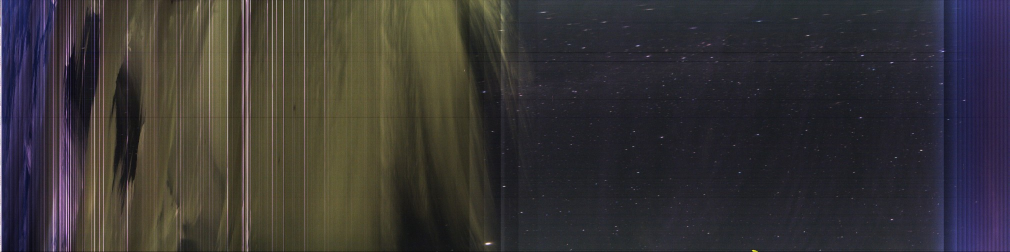
#> input picture content/keogram_example.jpg, 2019 x 504 px (shown at 1/2 size)
$ python -i measure.py   (imports and definitions only)   (older library calls are emulated)
#> lines starting #> are read from the running program, lines starting #| are printed output that depends on the picture
"""Full-resolution star measuring.

Per frame: find hot pixels on the RAW mosaic (once per stream) and fix them, demosaic to gray, take the noise, then
measure each picked star in a small box. Picking runs `detect` on a stack of longer frames.

Every threshold is a keyword argument whose default is the value tuned on a real sky.
"""

from __future__ import annotations

import functools
import logging
import math
from typing import NamedTuple
from typing import Optional

import cv2
import numpy as np


logger = logging.getLogger('indi_allsky')


DEFAULT_MIN_SNR = 8.0     # single-frame S/N a picked star needs to be kept
TRACK_SNR = 4.0           # peak S/N a tracked star needs in a frame (--track-snr)
MAX_SHIFT = 6.0           # px a tracked star may move between frames (--max-shift)

HOT_SIGMA = 6.0
HOT_NEIGHBOUR_FRACTION = 0.25

DETECT_SIGMA = 6.0
BACKGROUND_SIGMA_PX = 8.0
SMOOTH_SIGMA_PX = 1.2

PICK_MAX_AREA = 900
PICK_EDGE_PX = 24
PICK_SAME_STAR_PX = 6.0

# Glare (moon or a street light in the region). Tuned on raw ASI676MC crops with a 99% moon in the region,
# 2026-11-24: the moon's halo, spikes and ghosts gave 137 picks at 0.1 s gain 300, against about 10 real stars.
# A halo-brightness mask was tried too; on those frames it removed nothing the two rules below did not, and it
# masked single very bright stars, so it was dropped.
GLARE_CLIP_MIN_AREA = 20    # a clipped blob at least this big is a light source, not a clipped star core
GLARE_CLIP_GROW = 6.0       # around such a blob, mask out to this many times its radius (spikes, ghosts)
OFF_GLARE_STEP_PX = 32       # off_glare tries regions on this grid
LOCAL_NOISE_PX = 24.0      # a candidate must clear `sigma` against the spread of the picture around it

MEASURE_BOX = 25
MEASURE_CLIP_SIGMA = 2.0
PEAK_HALF = 3             # the peak S/N is taken in the central (2 * 3 + 1) = 7x7
APERTURE_PASSES = 3
APERTURE_SCALE = 2.5
MIN_APERTURE_PX = 3.0

# OpenCV names its Bayer codes by a different pixel than sensor vendors do. Same convention as the CFA_* constants in
# indi_allsky/constants.py (CFA_RGGB = COLOR_BAYER_BG2BGR, ...).
_BAYER_TO_GRAY = {
    'RGGB': cv2.COLOR_BayerBG2GRAY,
    'GRBG': cv2.COLOR_BayerGB2GRAY,
    'BGGR': cv2.COLOR_BayerRG2GRAY,
    'GBRG': cv2.COLOR_BayerGR2GRAY,
}

_NEIGHBOURS = np.array([[1, 1, 1], [1, 0, 1], [1, 1, 1]], np.uint8)


class Candidate(NamedTuple):
    """A source found by `detect`. `flux` is the smoothed, background-subtracted value at the centroid, in units of
    that smoothed image's noise (the ranking value)."""
    x: float
    y: float
    flux: float
    area: int


class StarReading(NamedTuple):
    """One star in one frame: centroid (px), size (2 x brightness-weighted mean radius, full-res px) and peak S/N."""
    x: float
    y: float
    size: float
    snr: float


# --- hot pixels -------------------------------------------------------------------------------------------------

# [59 lines left out: functions find_hot_pixels, fix_hot_pixels, to_gray, noise_sigma, not called in this run]


# --- detection and picking --------------------------------------------------------------------------------------

def detect(
    gray: np.ndarray,
    *,
    sigma: float = DETECT_SIGMA,
    background_px: float = BACKGROUND_SIGMA_PX,
    smooth_px: float = SMOOTH_SIGMA_PX,
) -> list[Candidate]:
    """Compact sources: subtract a Gaussian background, smooth, threshold, find connected components.

    `sigma` is the threshold in units of the noise of the smoothed, background-subtracted image, which is measured
    here (over every pixel); it is not the gray image's noise. Keyword-only so that a noise
    value passed by position fails loudly.
    """
    sm, sig = _smoothed(gray, background_px, smooth_px)
    n, _, stats, cent = cv2.connectedComponentsWithStats((sm > sigma * sig).astype(np.uint8), connectivity=8)
    out = []
    for i in range(1, n):
        cx, cy = float(cent[i][0]), float(cent[i][1])
        out.append(Candidate(cx, cy, float(sm[int(cy), int(cx)] / sig), int(stats[i, cv2.CC_STAT_AREA])))
    return out


def _smoothed(gray: np.ndarray, background_px: float, smooth_px: float) -> tuple[np.ndarray, float]:
    """The background-subtracted, smoothed picture `detect` thresholds, and its noise."""
    g = gray.astype(np.float32, copy=False)
    hp = g - cv2.GaussianBlur(g, (0, 0), background_px)
    sm = cv2.GaussianBlur(hp, (0, 0), smooth_px)
    sig = 1.4826 * float(np.median(np.abs(sm - np.median(sm)))) + 1e-6
    return sm, sig


# [154 lines left out: functions glare_mask, off_glare, pick, _grid, measure_star, not called in this run]


# --- tracking ---------------------------------------------------------------------------------------------------

class Tracker:
    """Follows picked stars frame to frame, each in a box around where it was last seen.

    A star counts in a frame when its peak S/N is at least `track_snr` and it moved no more than `max_shift` px.
    Stars not found move by the median shift of those that were, so the sky's rotation is followed.
    """

    # [32 lines left out: functions __init__, positions, update, not called in this run]


# --- contrast and grading ---------------------------------------------------------------------------------------

def contrast_score(gray: np.ndarray) -> float:
    """Variance of the Laplacian: the measure the focus page uses today (views.py `JsonFocusView`)."""
    return float(cv2.Laplacian(gray, cv2.CV_32F).var())


# [4 lines left out: function grade, not called in this run]

>>> import cv2
>>> picture = cv2.imread('../../content/keogram_example.jpg', cv2.IMREAD_GRAYSCALE)
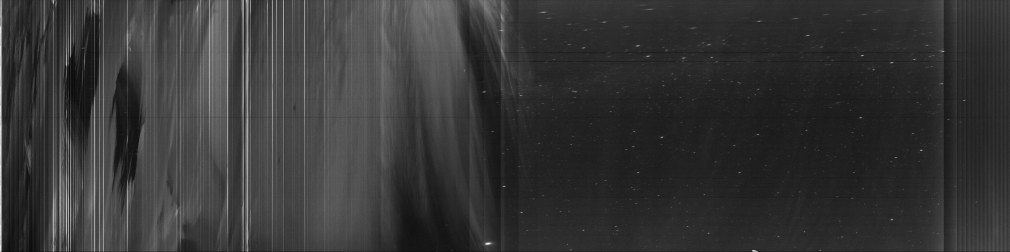
#> picture: shape (504, 2019) (shown at 1/2 size); min 0, max 255, mean 53.9
>>> result = detect(picture)
#> in _smoothed, `hp = g - cv2.GaussianBlur(g, (0, 0), background_px)`:
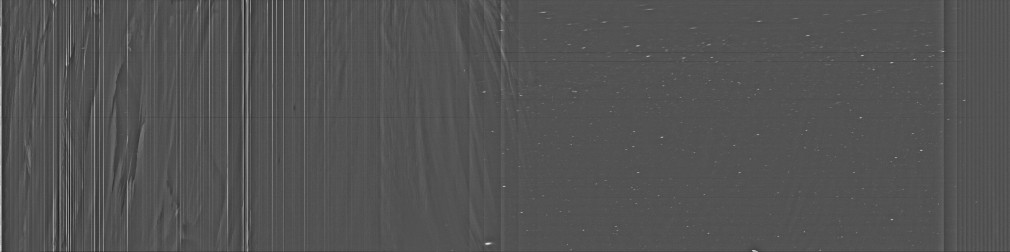
#> hp: shape (504, 2019) float32 (shown at 1/2 size); min -98.35, max 202.5, mean 0; drawn with min black and max white
#> in _smoothed, `sm = cv2.GaussianBlur(hp, (0, 0), smooth_px)`:
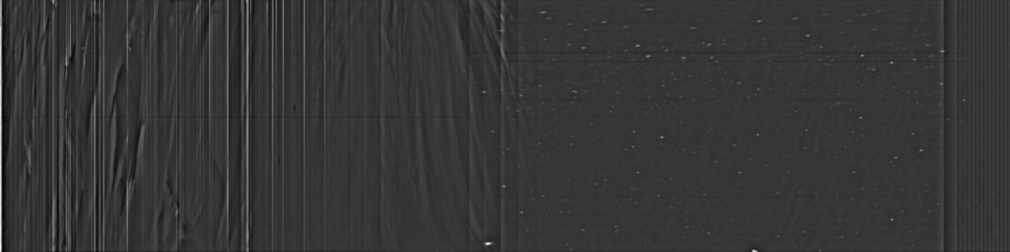
#> sm: shape (504, 2019) float32 (shown at 1/2 size); min -39.6, max 147.8, mean 0; drawn with min black and max white
#> in _smoothed, `sig = 1.4826 * float(np.median(np.abs(sm - np.median(sm)))) + 1e-6`: sig = 2.47
#> in detect, `n, _, stats, cent = cv2.connectedComponentsWithStats((sm > sigma * sig..`: n = 392; stats = 392 rows, first 6: [3, 0, 2016, 504, 989029], [0, 0, 4, 504, 2015], [85, 0, 6, 66, 238], [103, 0, 7, 9, 42], [139, 0, 3, 114, 255], [188, 0, 3, 28, 81]; cent = 392 pairs, first value 1.5 to 1952.5, second value 1.83 to 501.3
#> the loop in detect, `for i in range(1, n):` made 391 passes
#> (cx, cy) on passes 1 to 3: (1.5, 251.4), (87.84, 35.17), (105.9, 3)
#> after the loop in detect, `for i in range(1, n):`: out = 391 items, first 6: (1.5, 251.4, 48.35, 2015), (87.84, 35.17, 7.67, 238), (105.9, 3, 22.8, 42), (140.1, 67.56, 16.65, 255), (189, 13.01, 19.47, 81), (199, 14.84, 10.3, 85)
#> result has the same summary as out in detect

$ run again, on content/20210421_043940.jpg
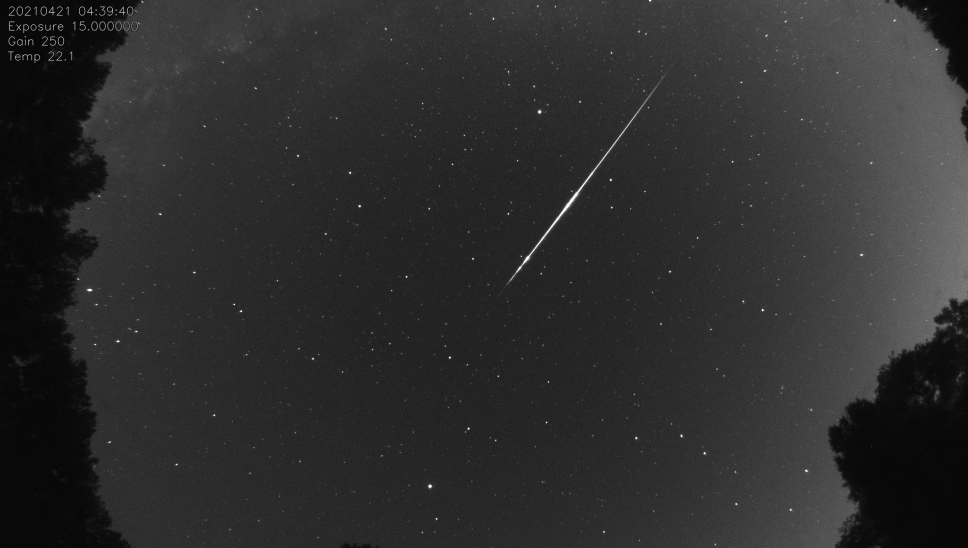
#> input picture content/20210421_043940.jpg, 1936 x 1096 px (shown at 1/2 size)
#> picture is the input picture: shape (1096, 1936); min 0, max 255, mean 45.3
#> in _smoothed, `hp = g - cv2.GaussianBlur(g, (0, 0), background_px)`:
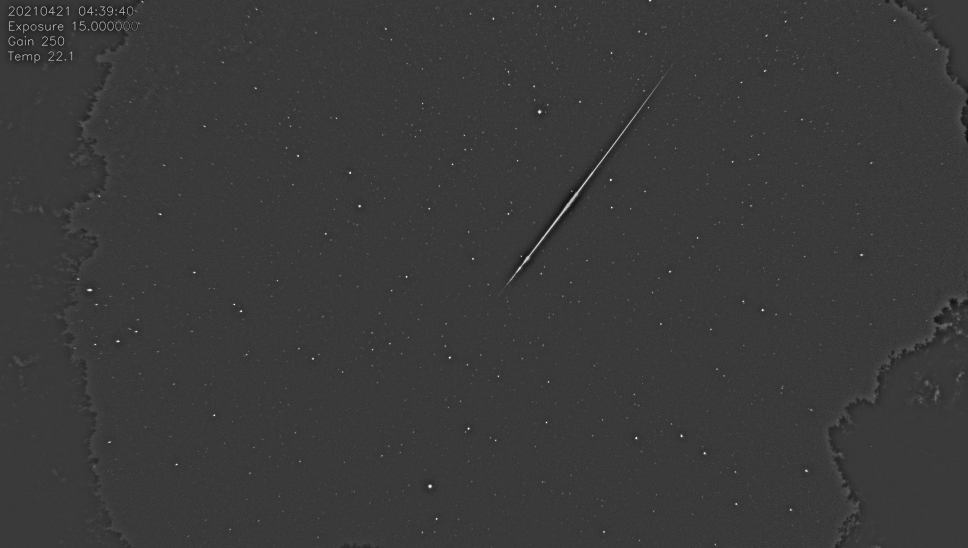
#> hp: shape (1096, 1936) float32 (shown at 1/2 size); min -64.4, max 217.2, mean 0; drawn with min black and max white
#> in _smoothed, `sig = 1.4826 * float(np.median(np.abs(sm - np.median(sm)))) + 1e-6`: sig = 1.19
#> n = 1685; stats = 1685 rows, first 6: [0, 0, 1936, 1096, 2077242], [281, 0, 8, 8, 40], [1296, 0, 9, 5, 35], [1649, 0, 4, 2, 8], [1676, 0, 3, 3, 7], [1781, 0, 51, 42, 599]; cent = 1685 pairs, first value 1 to 1934, second value 0.5 to 1095
#> the loop in detect, `for i in range(1, n):` made 1684 passes
#> (cx, cy) on passes 1 to 3: (284.6, 3.35), (1299.9, 1.63), (1650.5, 0.5)
#> after the loop in detect, `for i in range(1, n):`: out = 1684 items, first 6: (284.6, 3.35, 69.6, 40), (1299.9, 1.63, 112.5, 35), (1650.5, 0.5, 12.11, 8), (1676.7, 0.857, 8.7, 7), (1807.8, 21.62, 14.05, 599), (619.9, 3.12, 9.13, 8)
#> result has the same summary as out in detect

$ run again, on content/20210930_224951.jpg
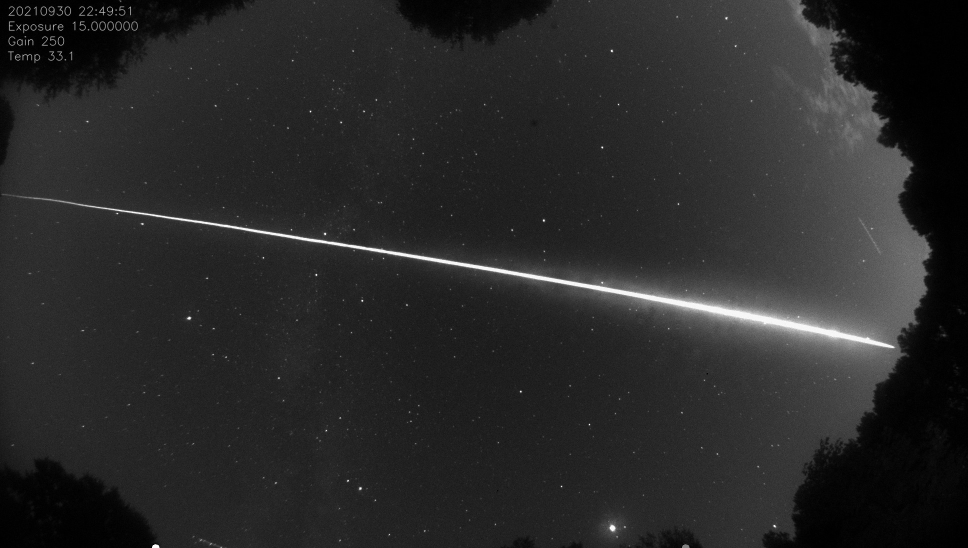
#> input picture content/20210930_224951.jpg, 1936 x 1096 px (shown at 1/2 size)
#> picture is the input picture: shape (1096, 1936); min 0, max 255, mean 41
#> in _smoothed, `hp = g - cv2.GaussianBlur(g, (0, 0), background_px)`:
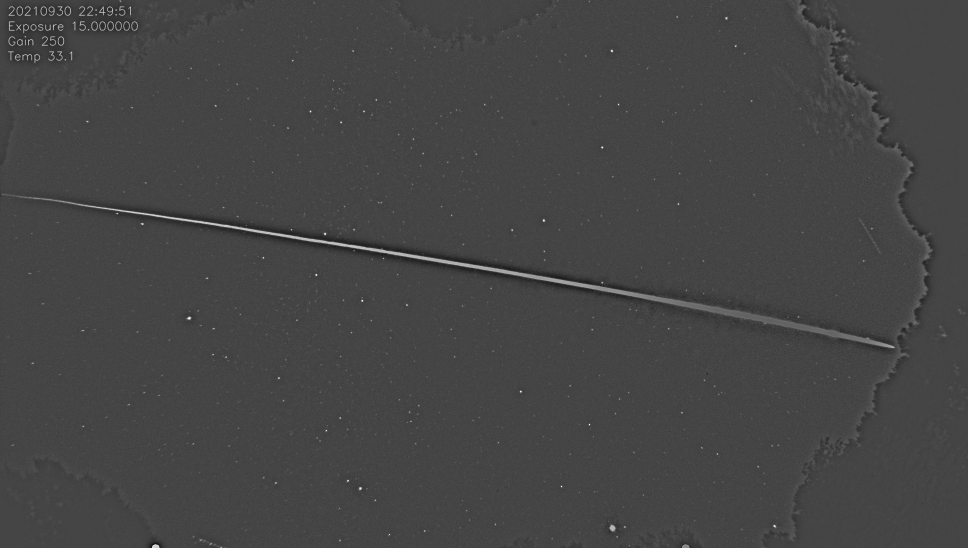
#> hp: shape (1096, 1936) float32 (shown at 1/2 size); min -80.5, max 215.9, mean 0; drawn with min black and max white
#> in _smoothed, `sig = 1.4826 * float(np.median(np.abs(sm - np.median(sm)))) + 1e-6`: sig = 1.33
#> n = 1141; stats = 1141 rows, first 6: [0, 0, 1936, 1096, 2072237], [238, 0, 6, 5, 25], [1114, 0, 4, 4, 13], [1176, 0, 5, 5, 23], [1441, 0, 3, 2, 6], [1578, 0, 2, 1, 2]; cent = 1141 pairs, first value 15.82 to 1934.3, second value 0 to 1094.7
#> the loop in detect, `for i in range(1, n):` made 1140 passes
#> (cx, cy) on passes 1 to 3: (240.6, 1.8), (1115.5, 1.15), (1178, 2.17)
#> after the loop in detect, `for i in range(1, n):`: out = 1140 items, first 6: (240.6, 1.8, 41.01, 25), (1115.5, 1.15, 16.79, 13), (1178, 2.17, 26.01, 23), (1442, 0.5, 8.72, 6), (1578.5, 0, 6.63, 2), (1634.9, 52.87, -18.21, 1910)
#> result has the same summary as out in detect

$ run again, on content/20210930_224955.jpg
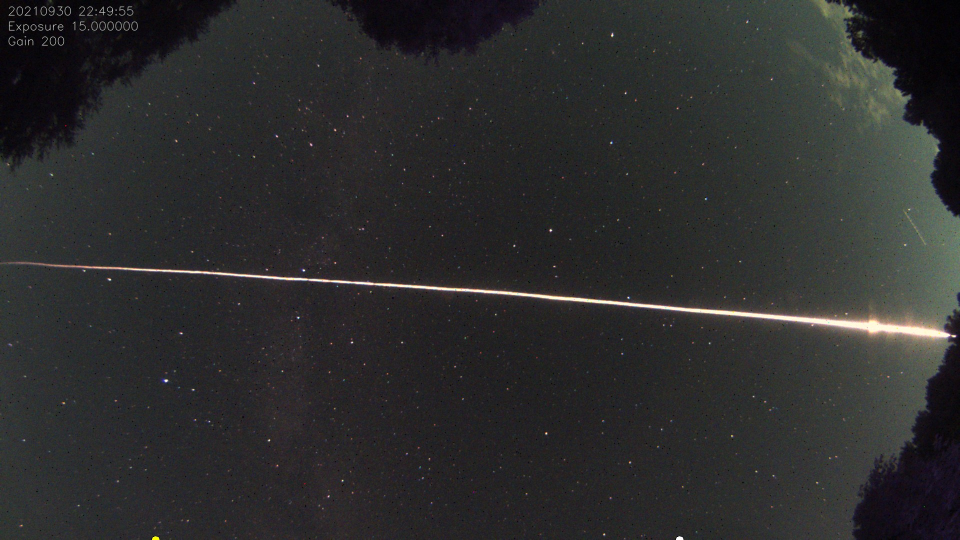
#> input picture content/20210930_224955.jpg, 1920 x 1080 px (shown at 1/2 size)
#> in _smoothed, `hp = g - cv2.GaussianBlur(g, (0, 0), background_px)`:
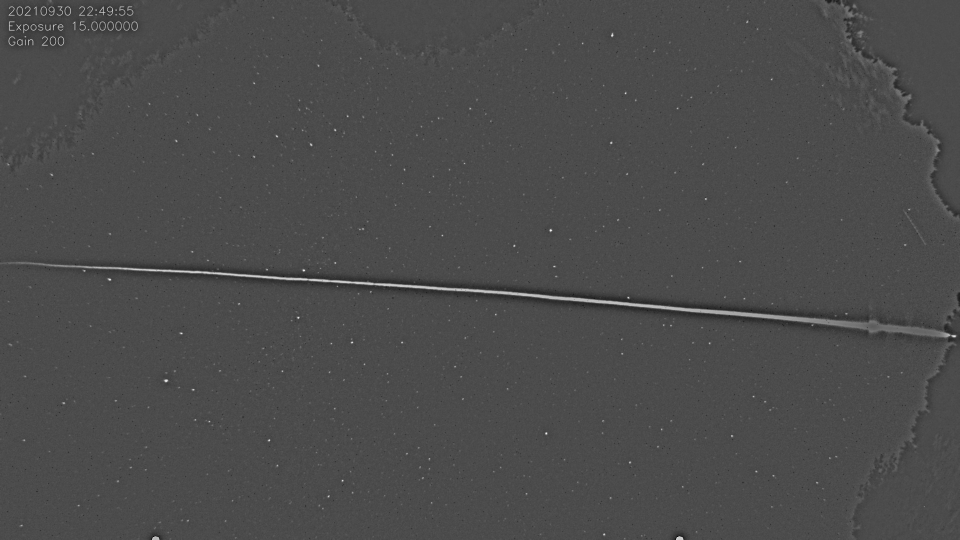
#> hp: shape (1080, 1920) float32 (shown at 1/2 size); min -89.98, max 212.3, mean 0; drawn with min black and max white
#> in _smoothed, `sig = 1.4826 * float(np.median(np.abs(sm - np.median(sm)))) + 1e-6`: sig = 1.75
#> n = 1102; stats = 1102 rows, first 6: [0, 0, 1920, 1080, 2031601], [97, 0, 7, 5, 30], [695, 0, 3, 2, 4], [1629, 0, 3, 2, 6], [1641, 0, 31, 34, 389], [1682, 0, 1, 2, 2]; cent = 1102 pairs, first value 0 to 1912.8, second value 0.25 to 1077.8
#> the loop in detect, `for i in range(1, n):` made 1101 passes
#> (cx, cy) on passes 1 to 3: (100.3, 1.77), (696, 0.25), (1630, 0.5)
#> after the loop in detect, `for i in range(1, n):`: out = 1101 items, first 6: (100.3, 1.77, 18.48, 30), (696, 0.25, 8.14, 4), (1630, 0.5, 7.32, 6), (1651.7, 14.56, 7.13, 389), (1682, 0.5, 7.14, 2), (1528.9, 4.36, 9.58, 11)
#> result has the same summary as out in detect
